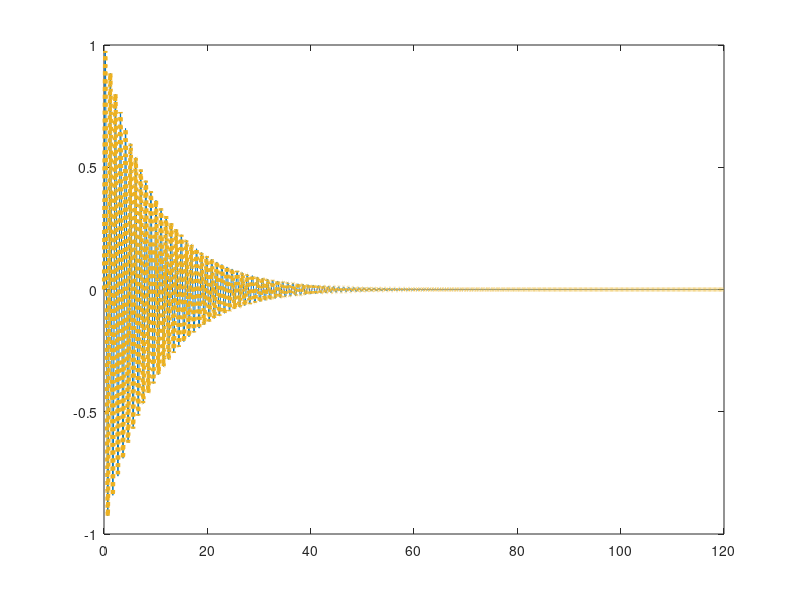

Write the MATLAB code that produced this figure. (Note: this script raises an error after producing the figure.)
% Simon Mekonen
% 4/26/19
% ECE 213: Exercise C2
% 

clear

% ----- define function parameters -----

%-USER INPUT GOES HERE--
R = 50;             % resistance, Ohm
L = 250e-3;         % inductance, H
C = 625e-6;         % capacitance, F


N = 4000;        % number of t-intervals

tMin = 0;       % range of h(t), ms
tMax = 120;

tms = linspace(tMin, tMax, N+1);    % array of times for plotting (ms)


% ----- construct impulse responses -----

t = tms ./ 1000;    % time in sec
p = -R/(2*L);       % constant for real part of pole


% CRITICALLY-DAMPED

ht_1a = -2*p * exp(p*t);
ht_1b = -2*p^2 * (t .* exp(p*t));

ht_1 = ht_1a + ht_1b;


% UNDER-DAMPED

a = R/(2*L);
w = 1/(L*C);

ht_2a = exp(-a) * cos(w*t);
ht_2b = exp(-a*t) .* sin(w*t);

ht_2 = ht_2a + ht_2b;

% OVER-DAMPED

p1 = p + sqrt(p^2 - (1/(L*C))^2);
p2 = p - sqrt(p^2 - (1/(L*C))^2);

A = [1 1; -p2 -p1];
b = [R/L; 0];

c = inv(A) * b;    

ht_3a = c(1)*exp(p1*t);
ht_3b = c(2)*exp(p2*t);

ht_3 = ht_3a + ht_3b;

% ----- plot functions -----

% Critically-Damped
if R*C == 2
    plot(tms, ht_1, tms, ht_1a, ':', tms, ht_1b, ':','LineWidth', 3);
    
% Under-Damped
elseif R*C < 2
    plot(tms, ht_2, tms, ht_2a, ':', tms, ht_2b, ':','LineWidth', 3);
    
% Over-Damped 
else 
    plot(tms, ht_3, tms, ht_3a, ':', tms, ht_3b, ':','LineWidth', 3);
end
        
    
%plot(tms, ht_1, tms, ht_1a, ':', tms, ht_1b, ':','LineWidth', 3);

     

ax = gca;
ax.FontSize = 14;

%axis([0 0 0 0]);

title({'ECE 213: Exercise SS-C2: ', ... 
    'Impulse Response with Laplace: Part 1'}, ...
    'FontSize',14);

xlabel('time (ms)', 'FontSize', 14);
ylabel('h(t)', 'FontSize', 14);

l=legend('Critically Damped', ...
       '$$ R/L (e^{-R/{2L}t}) $$',...
       '$$ -R^2/{2L^2}(te^{-R/{2L}t}) $$',...
       'Location', 'northeast');

set(l, 'interpreter', 'latex')


